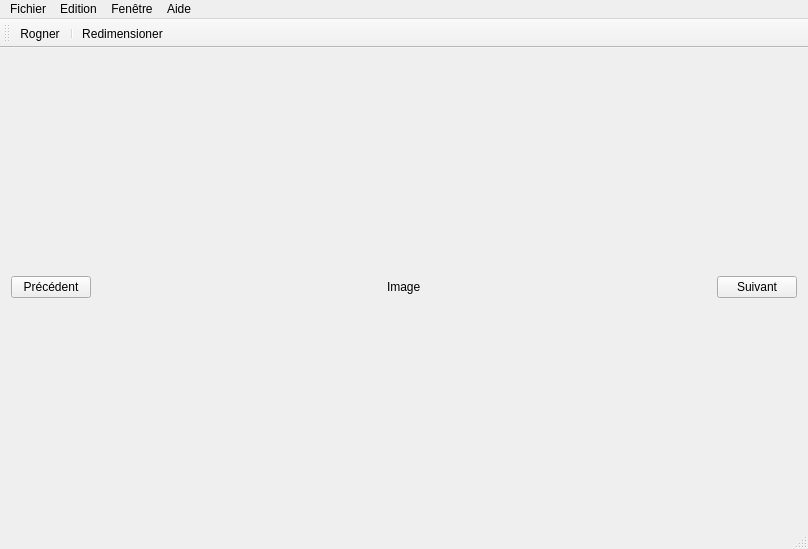
<?xml version="1.0" encoding="UTF-8"?>
<ui version="4.0">
 <class>Visionneuse</class>
 <widget class="QMainWindow" name="Visionneuse">
  <property name="geometry">
   <rect>
    <x>0</x>
    <y>0</y>
    <width>808</width>
    <height>549</height>
   </rect>
  </property>
  <property name="windowTitle">
   <string>MainWindow</string>
  </property>
  <widget class="QWidget" name="centralWidget">
   <layout class="QVBoxLayout" name="verticalLayout">
    <item>
     <layout class="QHBoxLayout" name="horizontalLayout">
      <property name="sizeConstraint">
       <enum>QLayout::SetMaximumSize</enum>
      </property>
      <item>
       <widget class="QPushButton" name="imagePrec">
        <property name="text">
         <string>Précédent</string>
        </property>
       </widget>
      </item>
      <item>
       <spacer name="horizontalSpacer">
        <property name="orientation">
         <enum>Qt::Horizontal</enum>
        </property>
        <property name="sizeHint" stdset="0">
         <size>
          <width>40</width>
          <height>20</height>
         </size>
        </property>
       </spacer>
      </item>
      <item>
       <widget class="QLabel" name="Image">
        <property name="text">
         <string>Image</string>
        </property>
       </widget>
      </item>
      <item>
       <spacer name="horizontalSpacer_2">
        <property name="orientation">
         <enum>Qt::Horizontal</enum>
        </property>
        <property name="sizeHint" stdset="0">
         <size>
          <width>40</width>
          <height>20</height>
         </size>
        </property>
       </spacer>
      </item>
      <item>
       <widget class="QPushButton" name="imageSuiv">
        <property name="text">
         <string>Suivant</string>
        </property>
       </widget>
      </item>
     </layout>
    </item>
   </layout>
  </widget>
  <widget class="QToolBar" name="mainToolBar">
   <attribute name="toolBarArea">
    <enum>TopToolBarArea</enum>
   </attribute>
   <attribute name="toolBarBreak">
    <bool>false</bool>
   </attribute>
   <addaction name="actionRogner"/>
   <addaction name="separator"/>
   <addaction name="actionRedimensioner"/>
  </widget>
  <widget class="QStatusBar" name="statusBar"/>
  <widget class="QMenuBar" name="menuBar">
   <property name="geometry">
    <rect>
     <x>0</x>
     <y>0</y>
     <width>808</width>
     <height>24</height>
    </rect>
   </property>
   <widget class="QMenu" name="menuFichier">
    <property name="title">
     <string>Fichier</string>
    </property>
    <addaction name="actionChoisir_une_image"/>
    <addaction name="separator"/>
    <addaction name="actionEnregister"/>
    <addaction name="separator"/>
    <addaction name="actionEnregister_sous"/>
   </widget>
   <widget class="QMenu" name="menuEdition">
    <property name="title">
     <string>Edition</string>
    </property>
    <addaction name="actionRogner_2"/>
    <addaction name="separator"/>
    <addaction name="actionRedimensionner"/>
   </widget>
   <widget class="QMenu" name="menuImage">
    <property name="title">
     <string>Fenêtre</string>
    </property>
    <addaction name="actionZoom"/>
    <addaction name="separator"/>
    <addaction name="actionPlein_cran"/>
    <addaction name="separator"/>
    <addaction name="actionFen_tr"/>
   </widget>
   <widget class="QMenu" name="menuAide">
    <property name="title">
     <string>Aide</string>
    </property>
    <addaction name="actionAide"/>
    <addaction name="separator"/>
    <addaction name="actionA_propos"/>
   </widget>
   <addaction name="menuFichier"/>
   <addaction name="menuEdition"/>
   <addaction name="menuImage"/>
   <addaction name="menuAide"/>
  </widget>
  <action name="actionRogner">
   <property name="text">
    <string>Rogner</string>
   </property>
   <property name="toolTip">
    <string>Rogner l'image</string>
   </property>
  </action>
  <action name="actionRedimensioner">
   <property name="text">
    <string>Redimensioner</string>
   </property>
   <property name="toolTip">
    <string>Redimensionner l'image</string>
   </property>
  </action>
  <action name="actionChoisir_une_image">
   <property name="text">
    <string>Choisir une image</string>
   </property>
  </action>
  <action name="actionEnregister">
   <property name="text">
    <string>Enregister</string>
   </property>
  </action>
  <action name="actionEnregister_sous">
   <property name="text">
    <string>Enregister sous...</string>
   </property>
  </action>
  <action name="actionRogner_2">
   <property name="text">
    <string>Rogner</string>
   </property>
  </action>
  <action name="actionRedimensionner">
   <property name="text">
    <string>Redimensionner</string>
   </property>
  </action>
  <action name="actionZoom">
   <property name="text">
    <string>Zoom</string>
   </property>
  </action>
  <action name="actionPlein_cran">
   <property name="text">
    <string>Plein écran</string>
   </property>
  </action>
  <action name="actionFen_tr">
   <property name="text">
    <string>Fenêtré</string>
   </property>
  </action>
  <action name="actionA_propos">
   <property name="text">
    <string>A propos</string>
   </property>
  </action>
  <action name="actionAide">
   <property name="text">
    <string>Aide</string>
   </property>
  </action>
 </widget>
 <layoutdefault spacing="6" margin="11"/>
 <resources/>
 <connections/>
</ui>
